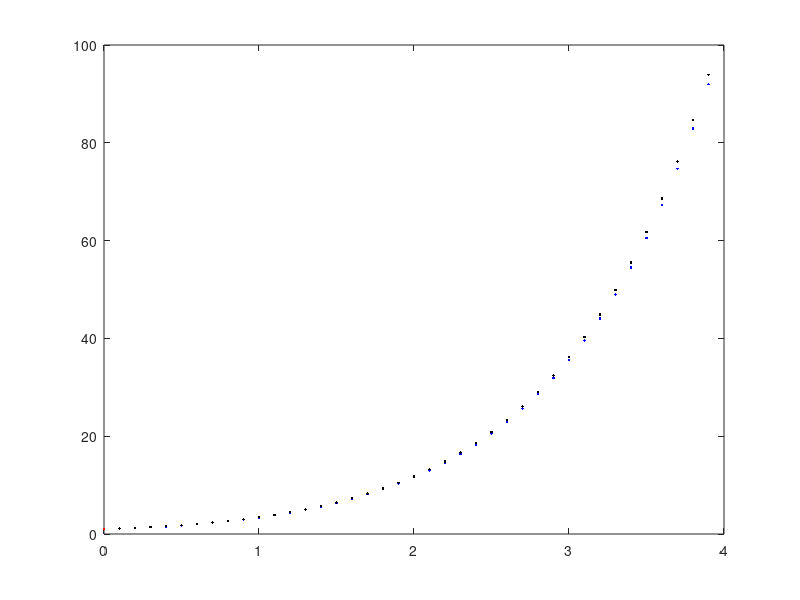

Recreate this plot in MATLAB. (Note: this script raises an error after producing the figure.)
function Adams_Bashforth_2
close all; clc;

% initial condition: y(0) = 1
% f: differential equation
% g: solution under initial condition
f = @(x, y) x + y;
g = @(x) 2 * exp(x) - x - 1;

xolder = 0;
yolder = 1;
h = 0.1;

xold = xolder + h;
yold = yolder + h * f(xolder, yolder);

absdiff = abs(yold - g(xold));

figure(5);
plot(xolder, yolder, 'r.');
hold on;
plot(xold, yold, 'b.');
hold on;
plot(xold, g(xold), 'k.');

n = 100;

for i = 1:(n-1)
    xnew = xold + h;
    temp = @(ynew) ynew - yold - 3*h/2 * f(xold, yold) + h/2 * f(xolder, yolder);
    ynew = fzero(temp, 0);

    drawnow;
    hold on;
    plot(xnew, ynew, 'b.');

    exsol = g(xnew);
    drawnow;
    hold on;
    plot(xnew, exsol, 'k.');

    absdiff = absdiff + abs(ynew - exsol);

    xolder = xold;
    yolder = yold;

    xold = xnew;
    yold = ynew;
end
fprintf("The sum of absolute difference is %d", absdiff);
end
